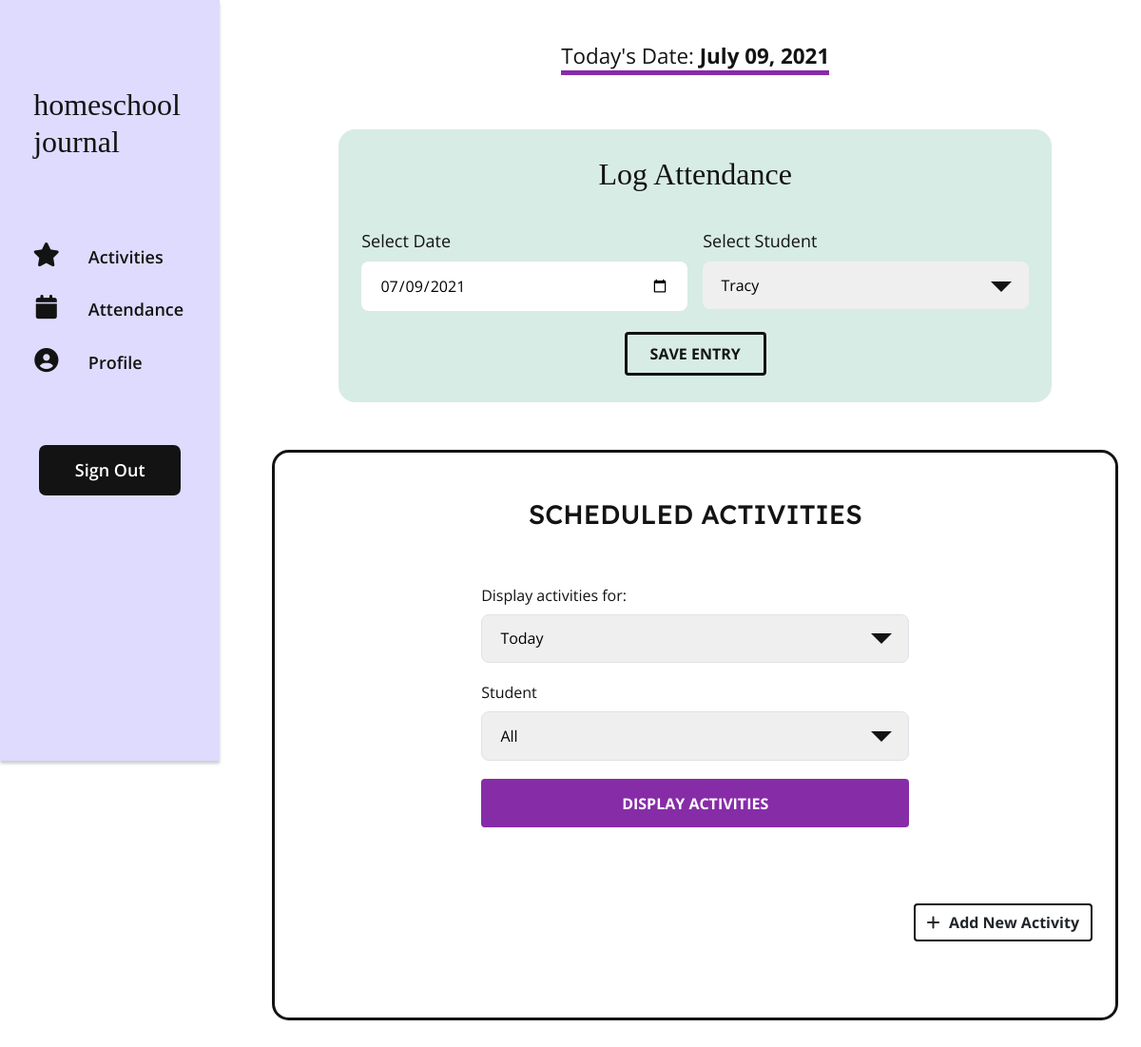
Page /index (signed in) on the earlier database version.
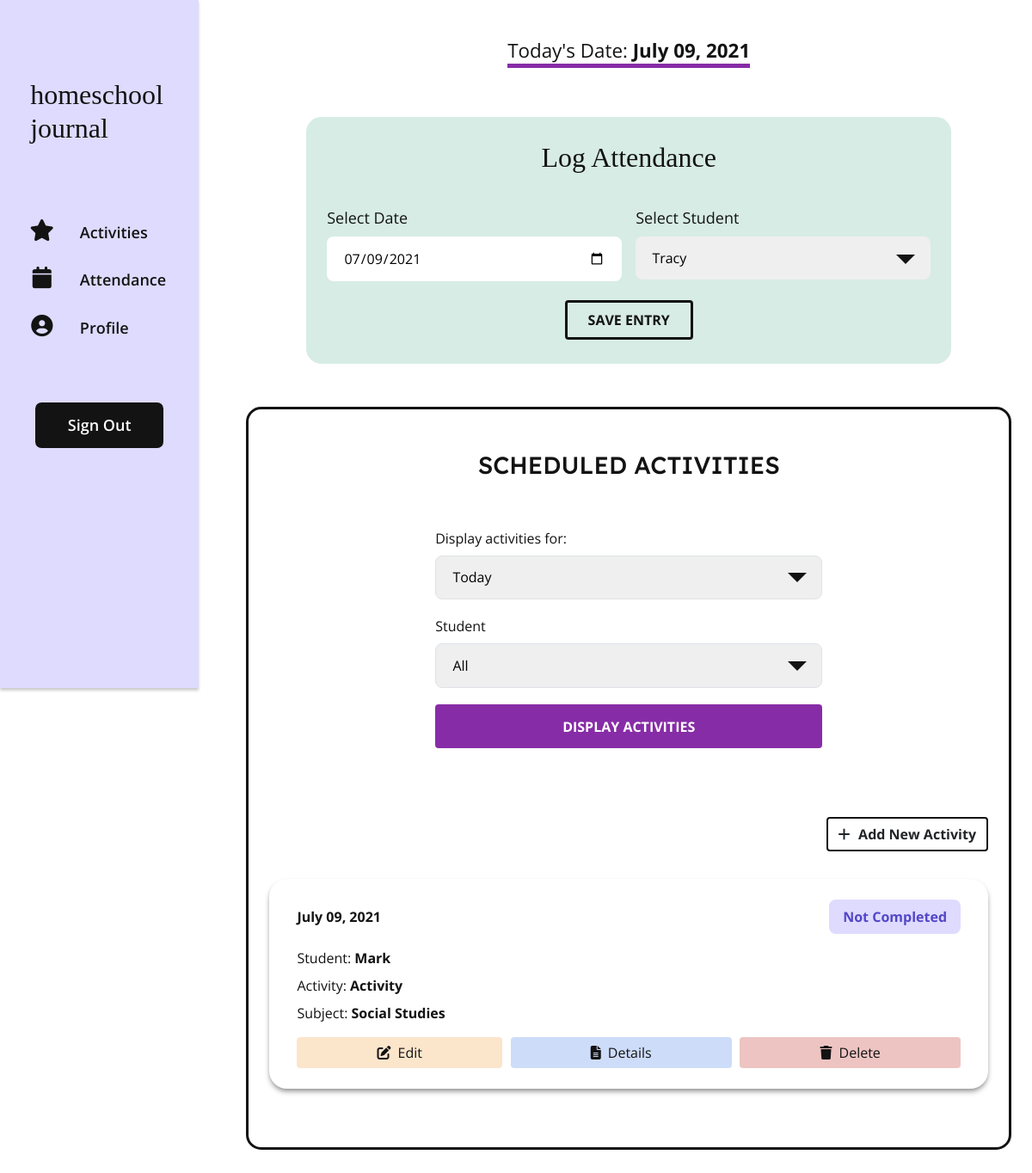
Same page on the later database version.
### app/models.py (models this page shows, shortened)
class Activity(db.Model):
    id = db.Column(db.Integer, primary_key=True)
    title = db.Column(db.String(150), index=True, nullable=False)
    user_id = db.Column(db.Integer, db.ForeignKey('user.id'), index=True)
    subject_id = db.Column(db.Integer, db.ForeignKey('subject.id'), index=True, nullable=False)
    student_id = db.Column(db.Integer, db.ForeignKey('student.id'), index=True, nullable=False)
    description = db.Column(db.Text, index=True)
    resources = db.Column(db.Text, index=True)
    activity_date = db.Column(db.DateTime, index=True, nullable=False)
    notes = db.Column(db.Text, index=True)
    status = db.Column(db.String(64), index=True, nullable=False)

class Student(db.Model):
    id = db.Column(db.Integer, primary_key=True)
    student_name = db.Column(db.String(64), index=True)
    user_id = db.Column(db.Integer, db.ForeignKey('user.id'))
    attendance = db.relationship('Attendance', backref='student', lazy='dynamic')
    activities = db.relationship('Activity', backref='student', lazy='dynamic')
    def __str__(self):
        return self.student_name

class Subject(db.Model):
    id = db.Column(db.Integer, primary_key=True)
    user_id = db.Column(db.Integer, db.ForeignKey('user.id'), index=True)
    subject_name = db.Column(db.String(64), index=True)
    activities = db.relationship('Activity', backref='subject', lazy='dynamic')
    def __str__(self):
        return self.subject_name

### app/routes.py (the view, shortened to what this page needs)
@app.route('/',  methods=['GET', 'POST'])
@app.route('/index', methods=['GET', 'POST'])
@login_required
def index():
    form = AddStudentSubjectForm()
    students = current_user.students
    form2 = AddAttendanceForm()
    form2.student.choices = students
    todays_datetime = datetime(datetime.today().year, datetime.today().month, datetime.today().day)
    current_weekday = todays_datetime.isoweekday()
    form3 = DisplayActivitiesForm()
    student_list = ["All"]
    for student in students:
        student_list.append(student)
    form3.student.choices = student_list
    activities = current_user.activities.filter_by(activity_date=todays_datetime).order_by(Activity.activity_date).all()
    return render_template('index.html', form=form, form2=form2, todays_datetime=todays_datetime, form3=form3, activities=activities)

### app/forms.py
class AddStudentSubjectForm(FlaskForm):
    user_student = SelectField('How many students do you have?', choices=[ 1, 2, 3, 4, 5, 6, 7, 8], validators=[DataRequired()])
    student_name1 = StringField('Student Name(s)', validators=[DataRequired("Please enter student's name")])
    user_subject = SelectField('How many subjects do you teach?', choices=[ 1, 2, 3, 4, 5, 6, 7, 8, 9, 10], validators=[DataRequired()] )
    subject_name1 = StringField('Subject', validators=[DataRequired("Please enter subject name")])
    submit = SubmitField('Update')

class AddAttendanceForm(FlaskForm):
    attendance_date = DateField('Select Date', format='%Y-%m-%d')
    student = SelectField(u'Select Student', choices=[])
    submit = SubmitField('Save Entry')

### app/__init__.py (called while the page is built)
@app.template_filter()
def datetime_format_filter(value, format='%B %d, %Y'):
    return value.strftime(format)

@app.template_filter()
def datepicker_format_filter(value, format='%Y-%m-%d'):
    return value.strftime(format)

### app/models.py (called while the page is built)
@login.user_loader
def load_user(id):
    return User.query.get(int(id))

### app/templates/index.html (shortened to what this page needs)
{% extends "base.html" %}
{% block content %}
    {% if current_user.student_number %}
    <div class="date-wrapper">
        <span class="date-info">Today's Date: <span class="date-info-data">{{ todays_datetime | datetime_format_filter }}</span></span>
    </div>
    <div class="attendance">
        <h2 class="attendance__title">Log Attendance</h2>
        <form class="attendance__form" method="POST" action="/index" role="form" novalidate>
            <div class="attendance__fields">
                <div class="attendance__field attendance__field--date">
                    {{ form2.attendance_date.label(class_='attendance__field-label') }}
                    {{ form2.attendance_date(class_='datepicker attendance__field-input', value=todays_datetime | datepicker_format_filter) }}
                </div>
                <div class="attendance__field attendance__field--student">
                    {{ form2.student.label(class_='attendance__field-label') }}
                    <div class="attendance__student-input">
                        {{ form2.student(class_='attendance__field-input attendance__field-input--student') }}
                    </div>
                </div>
            </div>
            {{ form2.submit(class_='btn attendance__btn') }}
        </form>
    </div>
    <div class="activities">
        <h3 class="activities__title">Scheduled Activities</h3>
        <div class="activities__wrapper">
            <form method="POST" action="/index" class="activities__form" novalidate>
                <div class="activities__field-wrapper">
                    <div class="activities__field activities__field-display">
                        {{ form3.display.label }}
                        <div class="activities__input">
                            {{ form3.display(class_='form-select--light activities__field-input activities__display-input') }}
                        </div>
                    </div>
                    <div class="activities__field activities__field-student">
                        {{ form3.student.label }}
                        <div class="activities__input">
                            {{ form3.student(class_='form-select--light activities__field-input activities__student-input') }}
                        </div>
                    </div>
                </div>
                {{ form3.display_submit(class_='btn activities__btn') }}
            </form>
        </div>
        <section class="activity-display">
            <div class="activity-display__add">
                <a href="{{ url_for('add') }}" id="add-btn" class="btn activity__add-btn"><i class="fas fa-plus activity__add-btn-icon"></i>Add New Activity</a>
            </div>
            <div class="activity-display__cards">
                {% for activity in activities %}
                <div class="activity__card">
                    <div class="activity__card-header">
                        <p class="activity__card-date">{{ activity.activity_date | datetime_format_filter }}</p>
                        <p class="activity__card-status activity__card-status-{{ activity.status | lower | replace(" ", "") }}">{{ activity.status }}</p>
                    </div>
                    <div class=activity__card-content>
                        <p class="activity__card-data activity__card-student">Student: <span class="activity__card-student-data">{{ activity.student }}</span></p>
                        <p class="activity__card-data activity__card-activity">Activity: <span class="activity__card-activity-data">{{ activity.title }}</span></p>
                        <p class="activity__card-data activity__card-subject">Subject: <span class="activity__card-subject-data">{{ activity.subject }}</span></p>
                    </div>
                    <div class="activity__card-controls">
                        <a href="{{ url_for('update', title=activity.title) }}" class="btn btn-edit activity__card-controls-btn"><i class="fas fa-edit activity__card-controls-icon"></i>Edit</a>
                        <a href="{{ url_for('details', title=activity.title) }}" class="btn btn-details activity__card-controls-btn"><i class="fas fa-file-alt activity__card-controls-icon"></i></i>Details</a>
                        <a href="{{ url_for('delete', id=activity.id) }}" class="btn btn-delete activity__card-controls-btn" onclick="return confirm('Are you sure you want to delete?')"><i class="fas fa-trash activity__card-controls-icon"></i>Delete</a>
                    </div>
                </div>
                {% endfor %}
            </div>
        </section>
    </div>
    {% endif %}
{% endblock %}

### app/templates/base.html (shortened to what this page needs)
<!DOCTYPE html>
<html lang="en">
    <head>
        <link rel="stylesheet" href="https://stackpath.bootstrapcdn.com/bootstrap/4.3.1/css/bootstrap.min.css">
        <link rel="stylesheet" href="{{ url_for('static', filename='style.css') }}">
        <link rel="stylesheet" href="https://unpkg.com/bootstrap-table@1.18.2/dist/bootstrap-table.min.css">
    </head>
    <body>
      <div class="container-main">
        <header class="header-main">
          <nav class="navbar-custom">
            <div class="navbar-panel" id="navbarPanel">
              <h1 class="navbar-panel-logo"><a class="navbar-panel-logo__text" href="{{ url_for('index') }}">homeschool<br>journal</a></h1>
              <ul class="navbar-list">
                <li class="nav-item">
                  <a class="nav-item--link" href="{{ url_for('log') }}"><i class="fas fa-fw fa-star menu-icon"></i>Activities</a>
                </li>
                <li class="nav-item">
                  <a class="nav-item--link" href="{{ url_for ('attend') }}"><i class="fas fa-fw fa-calendar menu-icon"></i>Attendance</a>
                </li>
                <li class="nav-item">
                  <a class="nav-item--link" href="{{ url_for ('profile') }}"><i class="fas fa-fw fa-user-circle menu-icon"></i>Profile</a>
                </li>
                <li class="nav-item">
                  {% if current_user.is_anonymous %}
                  <a class="nav-item--link nav-link--sign" href="{{ url_for ('login') }}">Sign In</a>
                  {% else %}
                  <a class="nav-item--link nav-link--sign" href="{{ url_for ('logout') }}">Sign Out</a>
                  {% endif %}
                </li>
              </ul>
            </div>
          </nav>
        </header>
        <div class ="container">
          {% block content %} {% endblock %}
        </div>
      </div>
    </body>
</html>

Differences in the rows shown:
added Activity: activity_date "July 09, 2021", status "Not Completed", student "Mark", title "Activity", subject "Social Studies"
